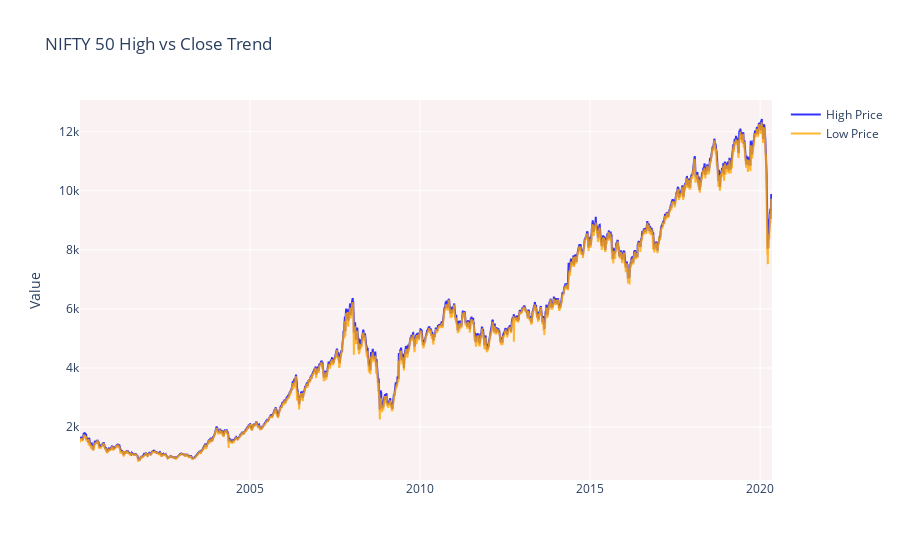

Notebook code cell kept with this figure:
### Code cell
fig = go.Figure()
fig.add_trace(go.Scatter(
         x=nifty_50['Date'],
         y=nifty_50['High'],
         name='High Price',
    line=dict(color='blue'),
    opacity=0.8))

fig.add_trace(go.Scatter(
         x=nifty_50['Date'],
         y=nifty_50['Low'],
         name='Low Price',
    line=dict(color='orange'),
    opacity=0.8))
        
    
fig.update_layout(title_text='NIFTY 50 High vs Close Trend',plot_bgcolor='rgb(250, 242, 242)',yaxis_title='Value')

fig.show()

### Figure 1 — Plotly figure (JSON) as saved in the notebook; plotly's stock layout.template omitted (floating-point values rounded to 4 significant figures; data arrays with more than 128 entries replaced by an {"elided": "..."} marker saying what was removed)
{"data": [{"line": {"color": "blue"}, "name": "High Price", "opacity": 0.8, "type": "scatter", "x": {"elided": "5061 str values"}, "y": {"elided": "5061 float values"}}, {"line": {"color": "orange"}, "name": "Low Price", "opacity": 0.8, "type": "scatter", "x": {"elided": "5061 str values"}, "y": {"elided": "5061 float values"}}], "layout": {"plot_bgcolor": "rgb(250, 242, 242)", "title": {"text": "NIFTY 50 High vs Close Trend"}, "yaxis": {"title": {"text": "Value"}}}}
